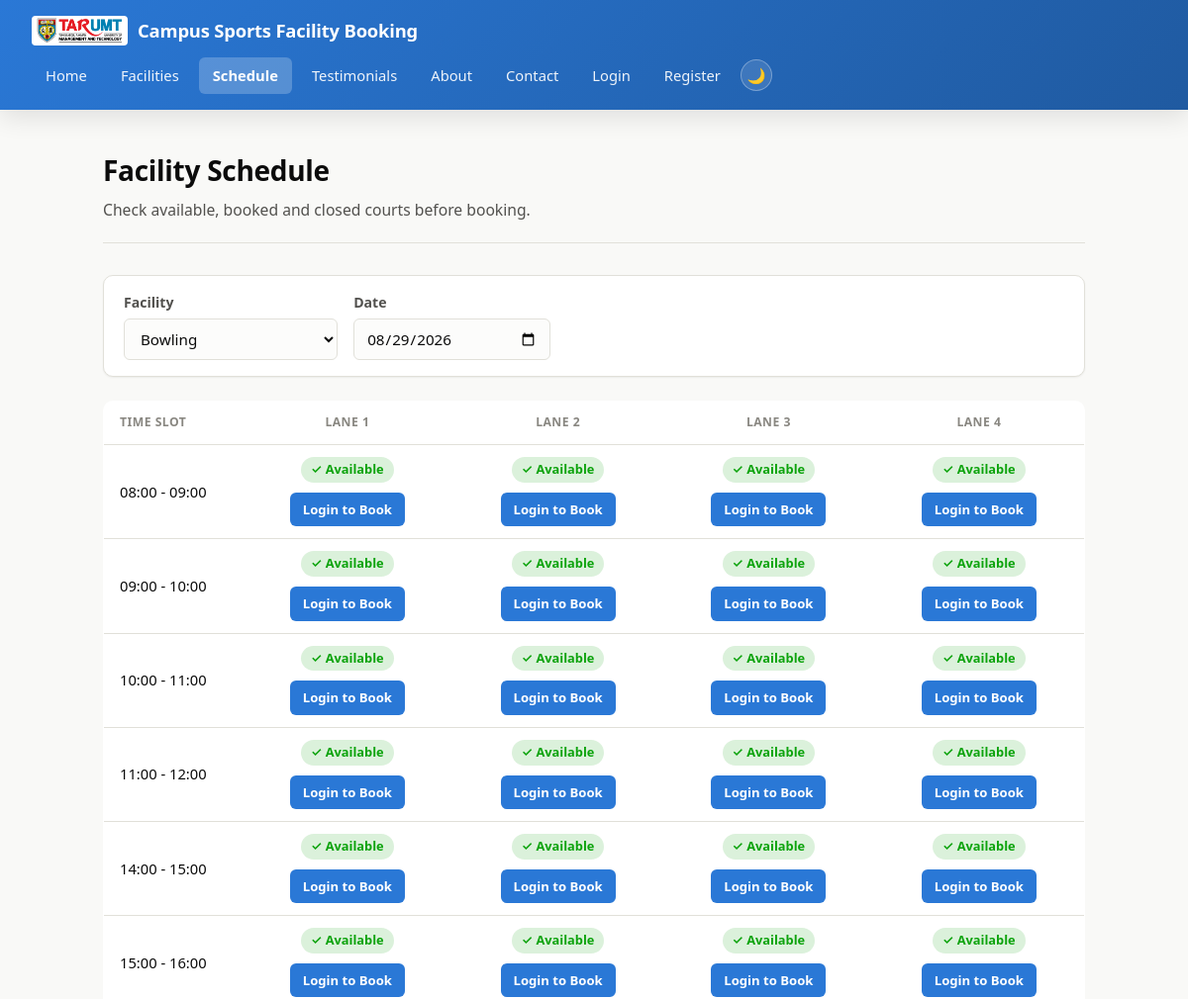
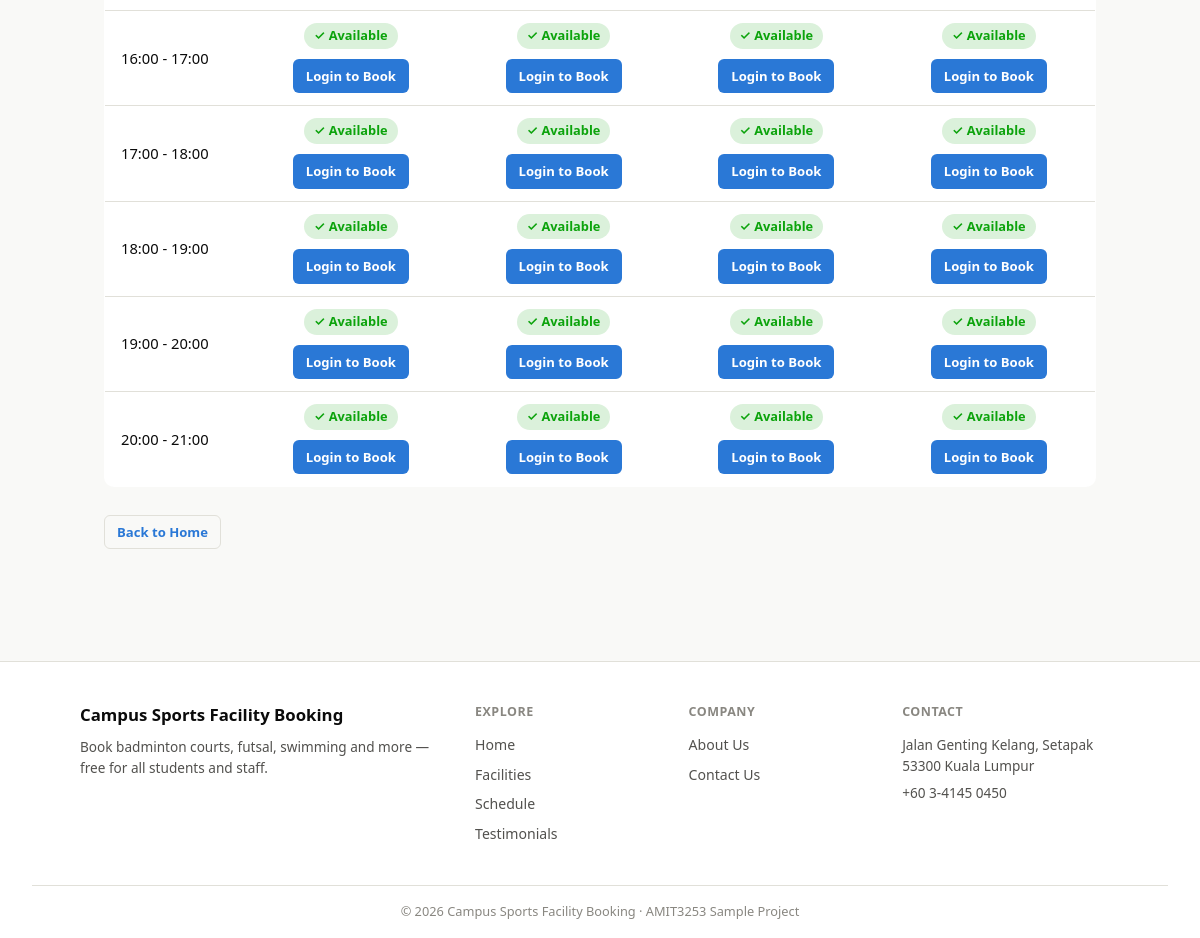
The app's page /schedule.php?facility_id=13 with its own data (2 pictures, top to bottom).
### tables this page shows
CREATE TABLE courts (
  id INT AUTO_INCREMENT PRIMARY KEY,
  facility_id INT NOT NULL,
  name VARCHAR(50) NOT NULL,
  location VARCHAR(100) NULL,
  FOREIGN KEY (facility_id) REFERENCES facilities(id)
);

CREATE TABLE time_slots (
  id INT AUTO_INCREMENT PRIMARY KEY,
  label VARCHAR(20) NOT NULL,
  sort_order INT NOT NULL
);

### src/auth.php (called while the page is built, shortened)
<?php
function current_user_id() {
    return $_SESSION['user_id'] ?? null;
}

### src/schedule.php (the view, shortened to what this page needs)
<?php
require 'config.php';
require 'auth.php';
$facilities = $conn->query('SELECT * FROM facilities ORDER BY name')->fetch_all(MYSQLI_ASSOC);
$selectedFacilityId = (int)($_GET['facility_id'] ?? ($facilities[0]['id'] ?? 0));
$selectedDate = $_GET['date'] ?? date('Y-m-d');
$stmt = $conn->prepare('SELECT id, name FROM courts WHERE facility_id = ? ORDER BY name');
$stmt->bind_param('i', $selectedFacilityId);
$stmt->execute();
$courts = $stmt->get_result()->fetch_all(MYSQLI_ASSOC);
$timeSlots = $conn->query('SELECT * FROM time_slots ORDER BY sort_order')->fetch_all(MYSQLI_ASSOC);
$uid = current_user_id();
$bookedSlots = [];
$closedSlots = [];
$wholeDayClosed = [];
require 'partials/header.php';
?>
<div class="page-header">
<h1>Facility Schedule</h1>
<p>Check available, booked and closed courts before booking.</p>
</div>
<form method="get" class="filter-bar">
<label>Facility
<select name="facility_id" onchange="this.form.submit()">
<?php foreach ($facilities as $f): ?>
<option value="<?= (int)$f['id'] ?>" <?= $f['id'] == $selectedFacilityId ? 'selected' : '' ?>><?= htmlspecialchars($f['name']) ?></option>
<?php endforeach; ?>
</select>
</label>
<label>Date <input type="date" name="date" value="<?= htmlspecialchars($selectedDate) ?>" min="<?= date('Y-m-d') ?>" onchange="this.form.submit()"></label>
</form>
<?php if (empty($courts)): ?>
<div class="empty-state">
<div class="empty-state-icon">&#128269;</div>
<p>This facility has no courts set up yet.</p>
</div>
<?php else: ?>
<div style="overflow-x:auto;">
<table class="schedule-table">
<tr>
<th>Time Slot</th>
<?php foreach ($courts as $court): ?>
<th class="schedule-court-th"><?= htmlspecialchars($court['name']) ?></th>
<?php endforeach; ?>
</tr>
<?php foreach ($timeSlots as $t): ?>
<tr>
<td><?= htmlspecialchars($t['label']) ?></td>
<?php foreach ($courts as $court): ?>
<?php
$courtId = $court['id'];
$slotId = $t['id'];
if (isset($wholeDayClosed[$courtId]) || isset($closedSlots[$courtId][$slotId])) {
    $status = 'Closed';
    $reason = $wholeDayClosed[$courtId] ?? $closedSlots[$courtId][$slotId];
    $badgeClass = 'badge-critical';
    $icon = '&#10005;';
} elseif (isset($bookedSlots[$courtId][$slotId])) {
    $isMine = $uid && $bookedSlots[$courtId][$slotId] == $uid;
    $status = $isMine ? 'Booked by you' : 'Booked';
    $reason = null;
    $badgeClass = $isMine ? 'badge-accent' : 'badge-neutral';
    $icon = $isMine ? '&#10003;' : '&#9679;';
} else {
    $status = 'Available';
    $badgeClass = 'badge-good';
    $icon = '&#10003;';
}
?>
<td class="schedule-court-td">
<div class="schedule-cell">
<span class="badge <?= $badgeClass ?>"><?= $icon ?> <?= htmlspecialchars($status) ?></span>
<?php if ($status === 'Available' && $selectedDate >= date('Y-m-d')): ?>
<?php if ($uid): ?>
<a class="btn btn-small" href="create.php?court_id=<?= (int)$courtId ?>&booking_date=<?= htmlspecialchars($selectedDate) ?>&time_slot_id=<?= (int)$slotId ?>">Book</a>
<?php else: ?>
<a class="btn btn-small" href="login.php">Login to Book</a>
<?php endif; ?>
<?php endif; ?>
</div>
</td>
<?php endforeach; ?>
</tr>
<?php endforeach; ?>
</table>
</div>
<?php endif; ?>
<div class="card-actions" style="margin-top:20px;">
<a class="btn btn-secondary btn-small" href="index.php">Back to Home</a>
</div>
<?php require 'partials/footer.php'; ?>

### src/style.css (style rules this page uses)
:root { color-scheme: light; --page-bg: #f9f9f7; --surface: #fcfcfb; --surface-raised: #ffffff; --text-primary: #0b0b0b; --text-secondary: #52514e; --text-muted: #898781; --border: #e1e0d9; --accent: #2a78d6; --good: #0ca30c; --critical: #d03b3b; --rating: #eda100; --radius-sm: 6px; --radius: 10px; --radius-lg: 14px; --shadow-sm: 0 1px 2px rgba(11, 11, 11, 0.06); --shadow-md: 0 8px 24px rgba(11, 11, 11, 0.10); }
* { box-sizing: border-box; }
body { font-family: system-ui, -apple-system, "Segoe UI", Roboto, Helvetica, Arial, sans-serif; margin: 0; background: var(--page-bg); color: var(--text-primary); line-height: 1.55; -webkit-font-smoothing: antialiased; }
.page-header { margin-bottom: 32px; padding-bottom: 20px; border-bottom: 1px solid var(--border); }
.page-header h1 { margin: 0 0 6px; font-size: 1.75rem; font-weight: 700; letter-spacing: -0.01em; }
.page-header p { margin: 0; color: var(--text-secondary); font-size: 0.98rem; }
.filter-bar { display: flex; gap: 16px; align-items: flex-end; flex-wrap: wrap; background: var(--surface-raised); border: 1px solid var(--border); border-radius: var(--radius); padding: 16px 20px; margin-bottom: 24px; box-shadow: var(--shadow-sm); }
.filter-bar label { margin-bottom: 0; min-width: 180px; }
.card-actions { margin-top: 14px; display: flex; gap: 8px; flex-wrap: wrap; }
form label { display: block; margin-bottom: 16px; font-size: 0.88rem; font-weight: 600; color: var(--text-secondary); }
input, select, textarea { padding: 9px 12px; width: 100%; margin-top: 6px; border: 1px solid var(--border); border-radius: var(--radius-sm); font-size: 0.95rem; font-family: inherit; color: var(--text-primary); background: var(--surface); transition: border-color 0.15s ease, box-shadow 0.15s ease; }
.btn, button { display: inline-flex; align-items: center; gap: 6px; padding: 10px 18px; background: var(--accent); color: #ffffff; border: 1px solid transparent; border-radius: var(--radius-sm); cursor: pointer; text-decoration: none; font-size: 0.9rem; font-weight: 600; font-family: inherit; transition: background 0.15s ease; }
.btn-small { padding: 6px 12px; font-size: 0.82rem; }
.btn-secondary { background: transparent; color: var(--accent); border: 1px solid var(--border); }
table { border-collapse: collapse; width: 100%; margin-bottom: 8px; background: var(--surface-raised); border: 1px solid var(--border); border-radius: var(--radius); overflow: hidden; }
th { text-align: left; padding: 12px 16px; font-size: 0.76rem; font-weight: 600; color: var(--text-muted); text-transform: uppercase; letter-spacing: 0.04em; border-bottom: 1px solid var(--border); }
td { padding: 12px 16px; border-bottom: 1px solid var(--border); font-size: 0.92rem; }
tr:last-child td { border-bottom: none; }
.badge { display: inline-flex; align-items: center; gap: 5px; padding: 3px 10px; border-radius: 999px; font-size: 0.8rem; font-weight: 600; white-space: nowrap; }
.badge-good { background: color-mix(in srgb, var(--good) 15%, var(--surface-raised)); color: var(--good); }
a { color: var(--accent); }
.schedule-table { table-layout: fixed; }
.schedule-table th:first-child, .schedule-table td:first-child { width: 140px; }
.schedule-court-th { text-align: center; }
.schedule-court-td { text-align: center; vertical-align: middle; }
.schedule-cell { display: flex; align-items: center; justify-content: center; gap: 10px; flex-wrap: wrap; }

### records on screen
courts: name "LANE 1", id "✓", id "Available", shows "Login to Book"
courts: name "LANE 2", id "✓", id "Available", shows "Login to Book"
courts: name "LANE 3", id "✓", id "Available", shows "Login to Book"
courts: name "LANE 4", id "✓", id "Available", shows "Login to Book"
time_slots: label "08:00 - 09:00"
time_slots: label "09:00 - 10:00"
time_slots: label "10:00 - 11:00"
time_slots: label "11:00 - 12:00"
time_slots: label "14:00 - 15:00"
time_slots: label "15:00 - 16:00"
time_slots: label "16:00 - 17:00"
time_slots: label "17:00 - 18:00"
time_slots: label "18:00 - 19:00"
time_slots: label "19:00 - 20:00"
time_slots: label "20:00 - 21:00"

### other values on screen
form field facility_id "Bowling"
